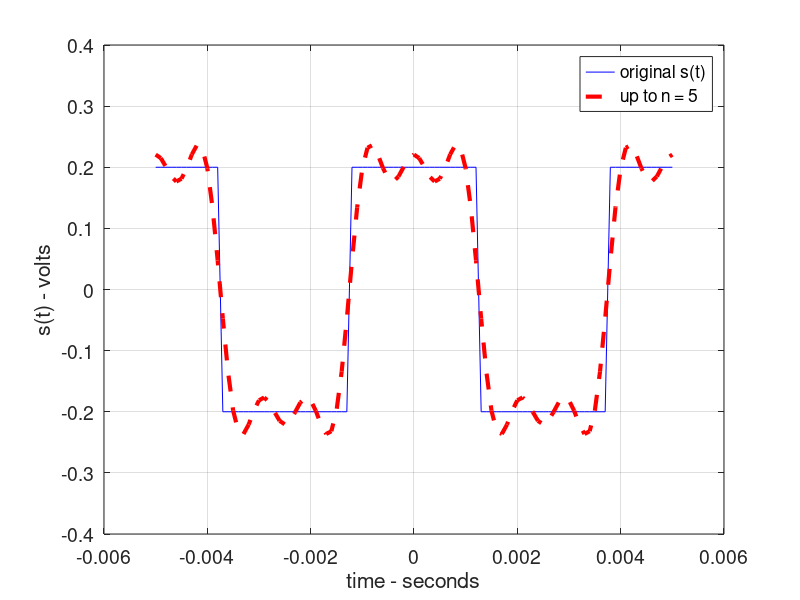
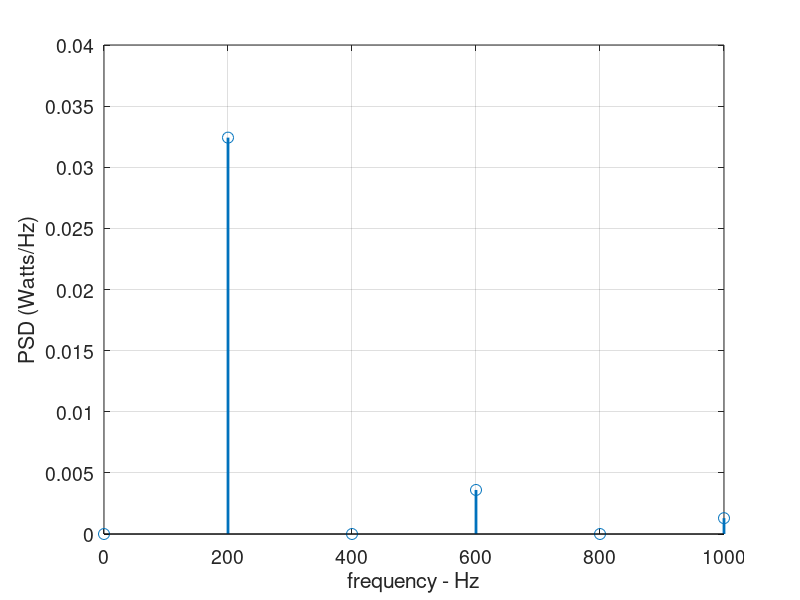

Here is the MATLAB script that generated these plots, in order:
clear all
LineWidth = 3; MarkerSize = 8; FontSize = 14;

T = 0.005;         
f0 = 1/T;       
NoOfPointsPerPeriod = 50;
A = 0.2;          
n_max = 5;     
ns = 1:1:n_max; 

t = -T:T/NoOfPointsPerPeriod:T;     
s = (A*square(2*pi/T*(t+T/4))); 

A0 = 0;
An = 4*A./(ns*pi) .*sin(ns*pi/2); 
Bn = zeros(1,size(ns,2));


s_e = A0/2*ones(1,size(t,2)); 

for n=1:1:n_max
   s_e = s_e + An(n)* cos(2*pi*n/T*t) + Bn(n)* sin(2*pi*n/T*t);
end

figure(1)
plot(t, s,'b-', t, s_e,'r--', 'LineWidth', LineWidth);
ylabel('s(t) - volts'); xlabel('time - seconds');

legend('original s(t)', 'up to n = 5');
grid on; set(gca, 'FontSize', FontSize);

P_AC = (An.^2+Bn.^2)/2; 
P_all = [(A0/2)^2 P_AC]; 
n_all = [0 ns];        
freq  = n_all*f0;     

figure(2); 
stem(freq, P_all, 'LineWidth', 2, 'MarkerSize', 8); 
ylabel('PSD (Watts/Hz)'); xlabel('frequency - Hz');
grid on; set(gca, 'FontSize', FontSize);
